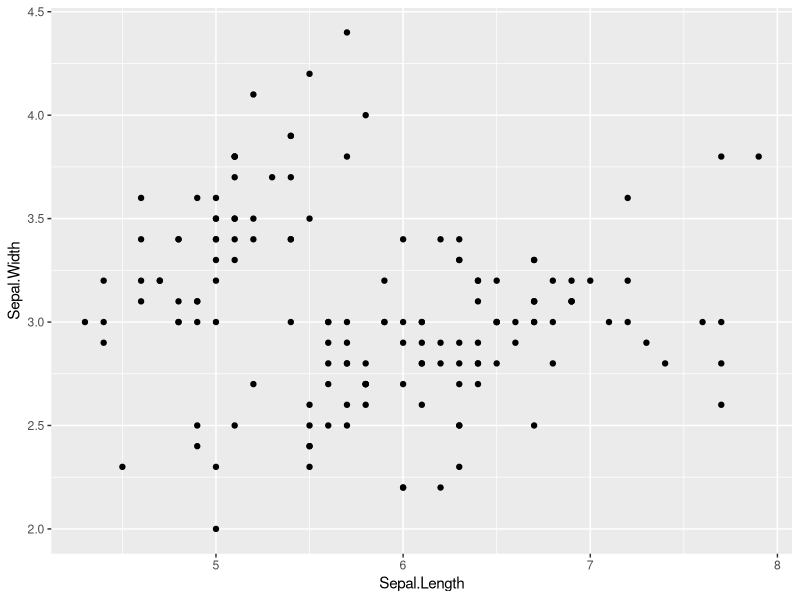
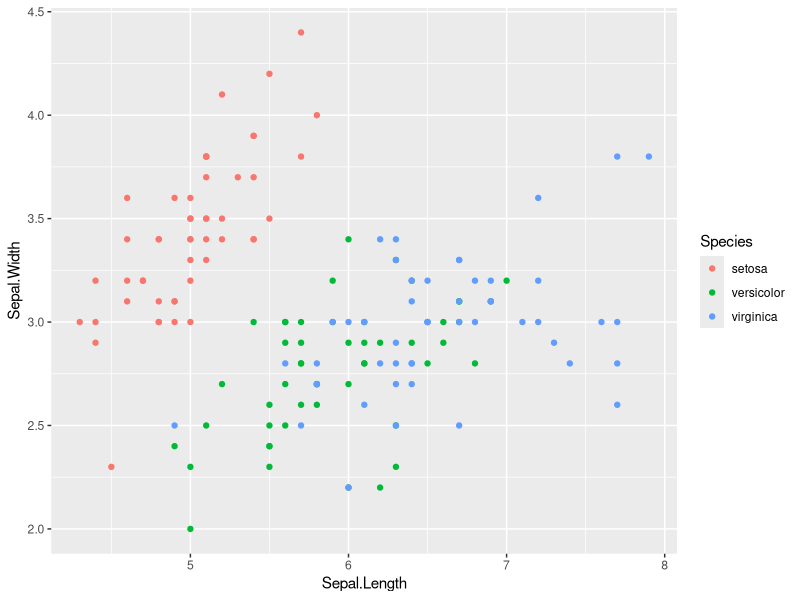
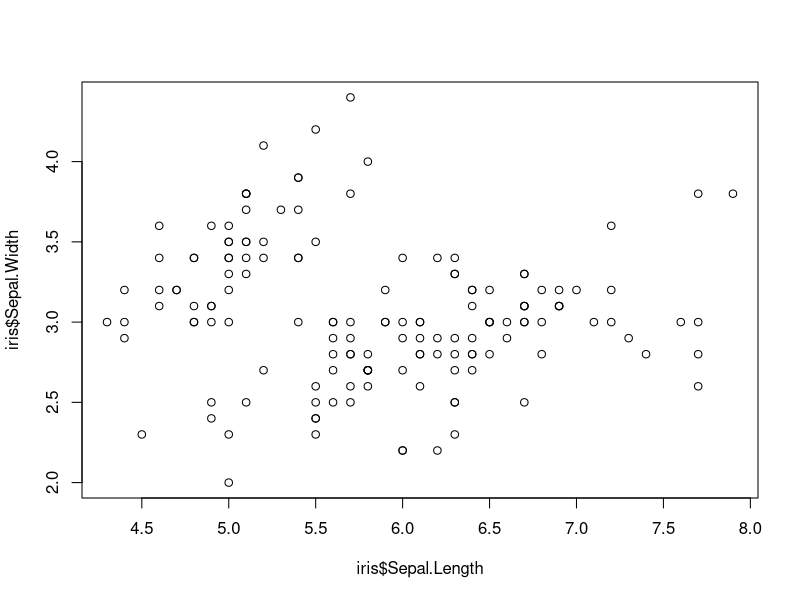
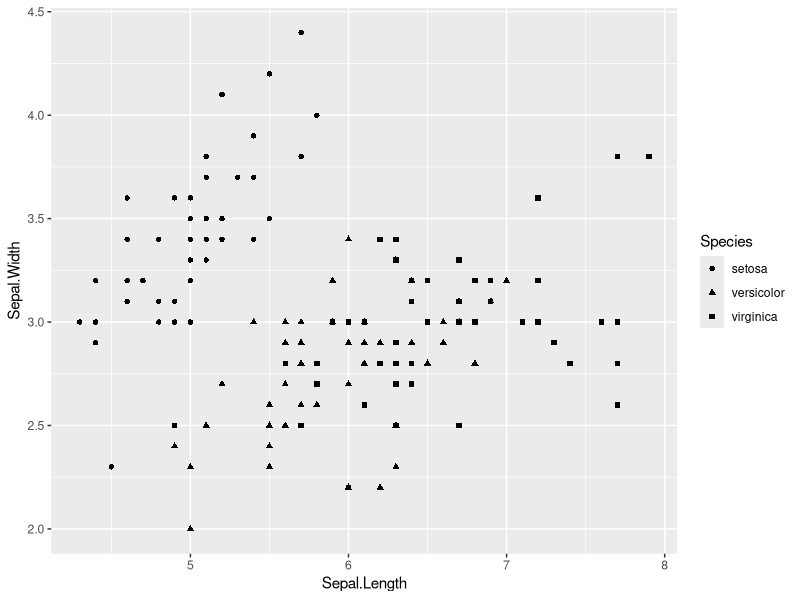
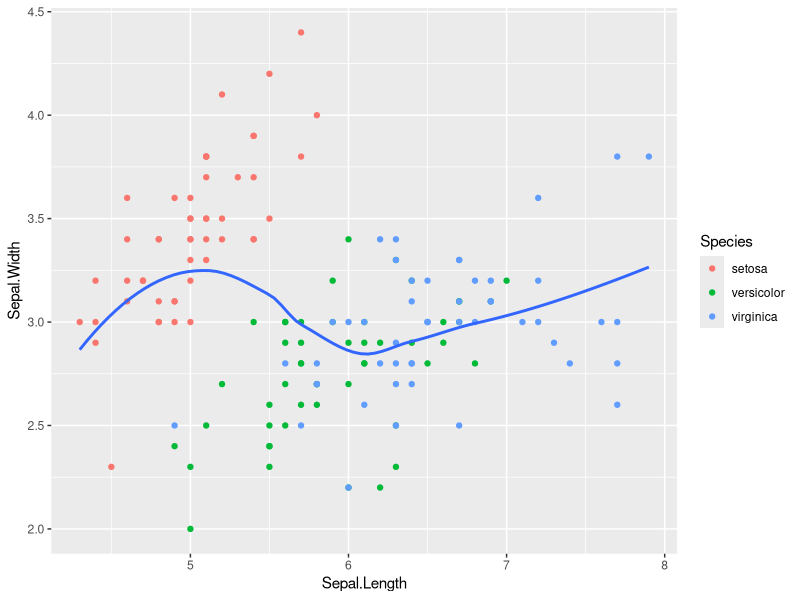
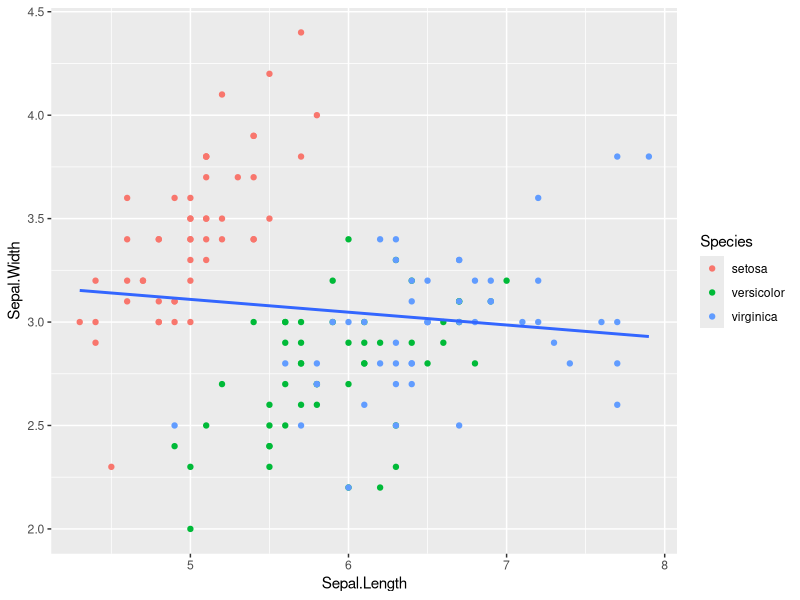
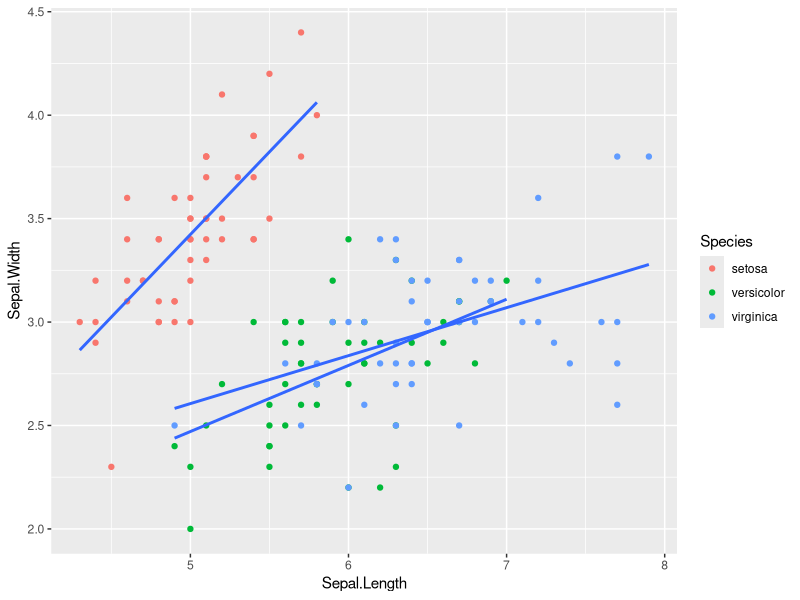
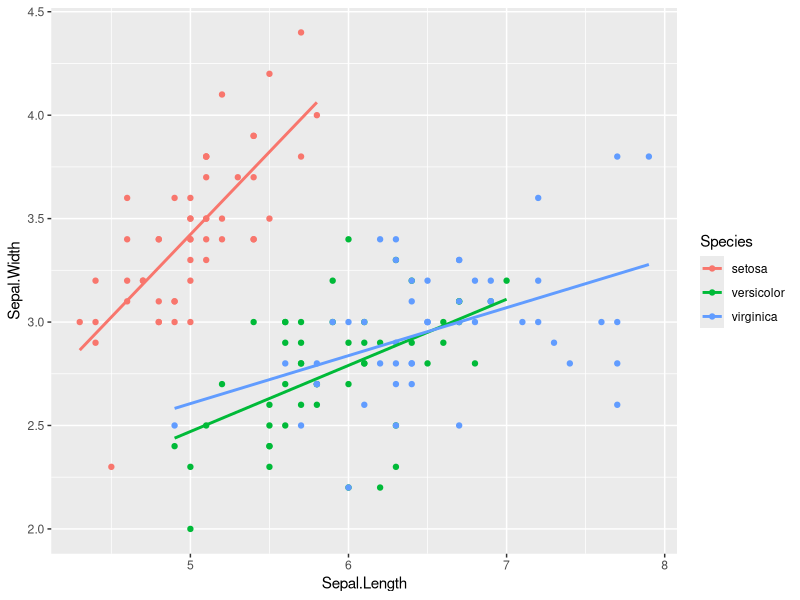

Source code (R) for these figures, in order:
## ---- chunk 1
knitr::opts_chunk$set(echo = TRUE)
## ---- chunk 2
library(ggplot2)
ggplot(data = iris) +
    geom_point(aes(x = Sepal.Length,
                   y = Sepal.Width))
## ---- chunk 3
ggplot(data = iris) +
    geom_point(aes(x = Sepal.Length,
                   y = Sepal.Width, 
                   color = Species))
## ---- chunk 4
str(iris)
## ---- chunk 5
plot(iris$Sepal.Length, iris$Sepal.Width)
## ---- chunk 6
ggplot(data = iris) +
    geom_point(aes(x = Sepal.Length,
                   y = Sepal.Width, 
                   shape = Species))
## ---- chunk 7
ggplot(data = iris) +
    geom_point(aes(x = Sepal.Length,
                   y = Sepal.Width, 
                   color = Species)) +
    geom_smooth(aes(x = Sepal.Length, y = Sepal.Width), 
                method = "loess", se = FALSE)
## ---- chunk 8
ggplot(data = iris) +
    geom_point(aes(x = Sepal.Length,
                   y = Sepal.Width, 
                   color = Species)) +
    geom_smooth(formula = y ~x, aes(x = Sepal.Length, y = Sepal.Width), 
                method = "lm", se = FALSE)
## ---- chunk 9
ggplot(data = iris,
       aes(x = Sepal.Length,
                   y = Sepal.Width)) +
    geom_point(aes(color = Species)) +
    geom_smooth(formula = y ~x, method = "lm", se = FALSE,
                aes(group = Species))
## ---- chunk 10
ggplot(data = iris,
       aes(
           x = Sepal.Length, 
           y = Sepal.Width,
           color = Species
       )
       ) +
    geom_point() +
    geom_smooth(method = "lm", se = FALSE, formula = y~x)
## ---- chunk 11
ggplot(data = iris, aes(x = Sepal.Length, y = Sepal.Width)) +
    geom_point() +
    geom_smooth(formula = y~x, method = "lm", se = FALSE) +
    facet_wrap( ~ Species, nrow = 3)
## ---- chunk 12
ggplot(data = iris) + 
    geom_histogram(aes(x = Sepal.Length), binwidth = .5)
## ---- chunk 13
ggplot(data = iris) + 
    geom_histogram(aes(x = Sepal.Length), binwidth = .5, 
                   fill="blue", 
                   color = "green")
## ---- chunk 14
ggplot(data = iris) +
    geom_histogram(aes(x = Sepal.Length, fill = Species), binwidth = .5)
## ---- chunk 15
ggplot(data = iris) +
    geom_histogram(aes(x = Sepal.Length, fill = Species), binwidth = .5) +
    facet_wrap(~Species)
## ---- chunk 16
ggplot(data = iris) +
    geom_boxplot(aes(x = Species, y = Sepal.Length))
## ---- chunk 17
ggplot(data = iris) +
    geom_boxplot(aes(x = Species, y = Sepal.Length)) +
    labs(title = "Distribution of Sepal Lengths",
         y = "The Sepal Length")
## ---- chunk 18
ggplot(iris, aes(x = Sepal.Length, y = Sepal.Width)) +
    geom_point(color = "white", size = 3) +
    geom_point(aes(color = Species)) + 
    labs(title = "Cool looking points",
         x = "Sepal Length", 
         y = "Sepal Width")
